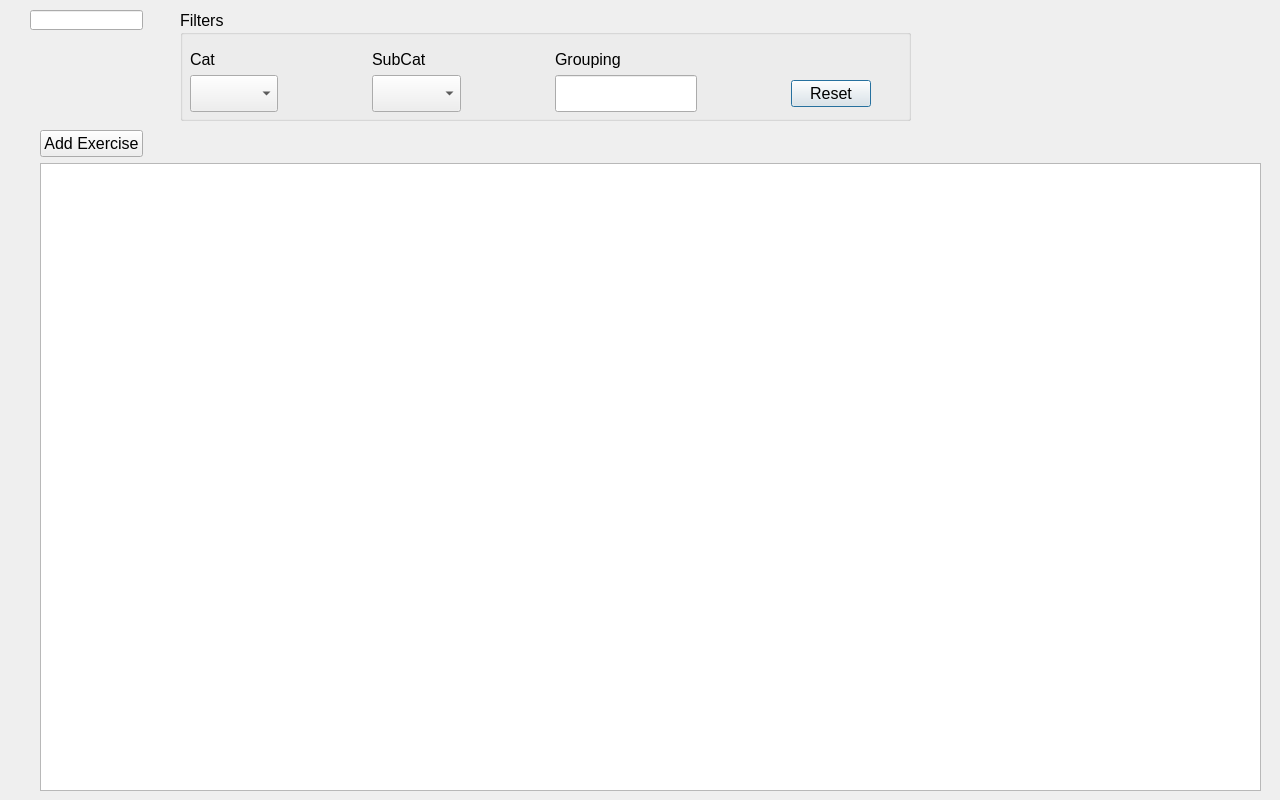
<?xml version="1.0" encoding="UTF-8"?>
<ui version="4.0">
 <class>list_exercises</class>
 <widget class="QDialog" name="list_exercises">
  <property name="geometry">
   <rect>
    <x>0</x>
    <y>0</y>
    <width>1280</width>
    <height>800</height>
   </rect>
  </property>
  <property name="sizePolicy">
   <sizepolicy hsizetype="MinimumExpanding" vsizetype="MinimumExpanding">
    <horstretch>0</horstretch>
    <verstretch>0</verstretch>
   </sizepolicy>
  </property>
  <property name="minimumSize">
   <size>
    <width>1280</width>
    <height>800</height>
   </size>
  </property>
  <property name="font">
   <font>
    <pointsize>12</pointsize>
   </font>
  </property>
  <property name="windowTitle">
   <string>Dialog</string>
  </property>
  <widget class="QLineEdit" name="TXT_search">
   <property name="geometry">
    <rect>
     <x>30</x>
     <y>10</y>
     <width>113</width>
     <height>20</height>
    </rect>
   </property>
  </widget>
  <widget class="QGroupBox" name="GRP_listEx_Filters">
   <property name="geometry">
    <rect>
     <x>180</x>
     <y>10</y>
     <width>731</width>
     <height>111</height>
    </rect>
   </property>
   <property name="title">
    <string>Filters</string>
   </property>
   <widget class="QWidget" name="gridLayoutWidget">
    <property name="geometry">
     <rect>
      <x>10</x>
      <y>40</y>
      <width>681</width>
      <height>62</height>
     </rect>
    </property>
    <layout class="QGridLayout" name="GRP_listEx_Filters_LYT">
     <item row="1" column="0">
      <widget class="QComboBox" name="COMBO_exCat">
       <property name="sizePolicy">
        <sizepolicy hsizetype="MinimumExpanding" vsizetype="MinimumExpanding">
         <horstretch>0</horstretch>
         <verstretch>0</verstretch>
        </sizepolicy>
       </property>
      </widget>
     </item>
     <item row="0" column="0">
      <widget class="QLabel" name="LBL_filtersCat">
       <property name="text">
        <string>Cat</string>
       </property>
      </widget>
     </item>
     <item row="1" column="1">
      <spacer name="horizontalSpacer">
       <property name="orientation">
        <enum>Qt::Horizontal</enum>
       </property>
       <property name="sizeType">
        <enum>QSizePolicy::MinimumExpanding</enum>
       </property>
       <property name="sizeHint" stdset="0">
        <size>
         <width>40</width>
         <height>20</height>
        </size>
       </property>
      </spacer>
     </item>
     <item row="0" column="4">
      <widget class="QLabel" name="LBL_filtersGrouping">
       <property name="text">
        <string>Grouping</string>
       </property>
      </widget>
     </item>
     <item row="0" column="2">
      <widget class="QLabel" name="LBL_filtersSubCat">
       <property name="text">
        <string>SubCat</string>
       </property>
      </widget>
     </item>
     <item row="1" column="4">
      <widget class="QLineEdit" name="TXT_filtersGrouping">
       <property name="sizePolicy">
        <sizepolicy hsizetype="MinimumExpanding" vsizetype="MinimumExpanding">
         <horstretch>0</horstretch>
         <verstretch>0</verstretch>
        </sizepolicy>
       </property>
      </widget>
     </item>
     <item row="1" column="6">
      <widget class="QPushButton" name="BTN_filtersReset">
       <property name="sizePolicy">
        <sizepolicy hsizetype="Fixed" vsizetype="Fixed">
         <horstretch>0</horstretch>
         <verstretch>0</verstretch>
        </sizepolicy>
       </property>
       <property name="text">
        <string>Reset</string>
       </property>
      </widget>
     </item>
     <item row="1" column="2">
      <widget class="QComboBox" name="COMBO_exSubCat">
       <property name="sizePolicy">
        <sizepolicy hsizetype="MinimumExpanding" vsizetype="MinimumExpanding">
         <horstretch>0</horstretch>
         <verstretch>0</verstretch>
        </sizepolicy>
       </property>
      </widget>
     </item>
     <item row="1" column="3">
      <spacer name="horizontalSpacer_2">
       <property name="orientation">
        <enum>Qt::Horizontal</enum>
       </property>
       <property name="sizeType">
        <enum>QSizePolicy::MinimumExpanding</enum>
       </property>
       <property name="sizeHint" stdset="0">
        <size>
         <width>40</width>
         <height>20</height>
        </size>
       </property>
      </spacer>
     </item>
     <item row="1" column="5">
      <spacer name="horizontalSpacer_3">
       <property name="orientation">
        <enum>Qt::Horizontal</enum>
       </property>
       <property name="sizeType">
        <enum>QSizePolicy::MinimumExpanding</enum>
       </property>
       <property name="sizeHint" stdset="0">
        <size>
         <width>40</width>
         <height>20</height>
        </size>
       </property>
      </spacer>
     </item>
    </layout>
   </widget>
  </widget>
  <widget class="QWidget" name="verticalLayoutWidget">
   <property name="geometry">
    <rect>
     <x>40</x>
     <y>130</y>
     <width>1221</width>
     <height>661</height>
    </rect>
   </property>
   <layout class="QVBoxLayout" name="verticalLayout">
    <item>
     <widget class="QPushButton" name="BTN_addEx">
      <property name="sizePolicy">
       <sizepolicy hsizetype="Fixed" vsizetype="Fixed">
        <horstretch>0</horstretch>
        <verstretch>0</verstretch>
       </sizepolicy>
      </property>
      <property name="text">
       <string>Add Exercise</string>
      </property>
     </widget>
    </item>
    <item>
     <widget class="QTableView" name="LIST_listEx">
      <property name="sizePolicy">
       <sizepolicy hsizetype="MinimumExpanding" vsizetype="MinimumExpanding">
        <horstretch>0</horstretch>
        <verstretch>0</verstretch>
       </sizepolicy>
      </property>
     </widget>
    </item>
   </layout>
  </widget>
 </widget>
 <resources/>
 <connections/>
</ui>
